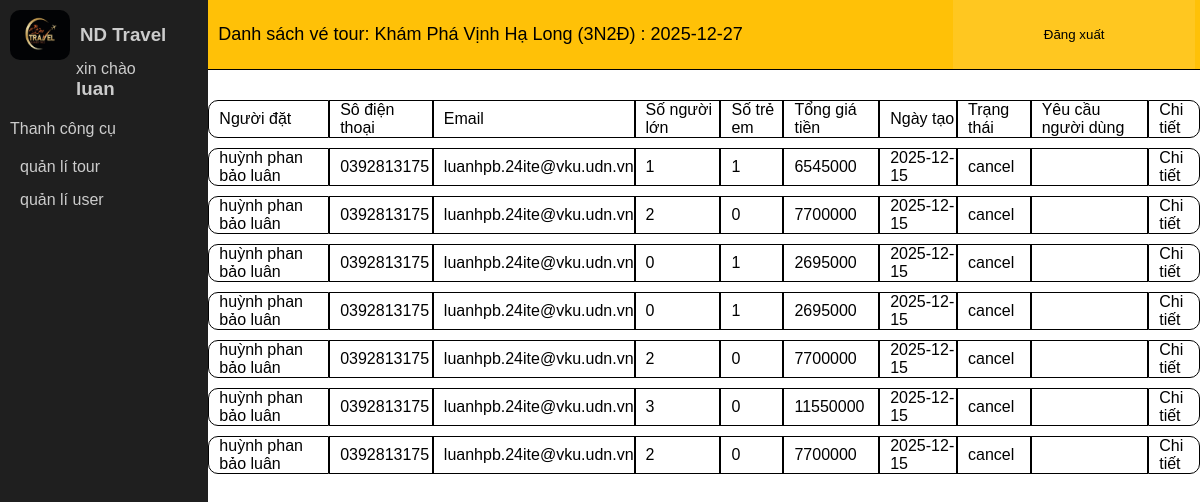
Page /index.php?controller=booking&action=listByTour&id=35 (signed in) on the committed database.
### tables this page shows
CREATE TABLE `tour` (
  `tourID` int(11) NOT NULL,
  `tiltle` varchar(255) NOT NULL,
  `description` text NOT NULL,
  `image` varchar(255) NOT NULL,
  `quantity` int(11) NOT NULL,
  `priceAdutls` double NOT NULL,
  `priceChildren` double NOT NULL,
  `destination` varchar(255) NOT NULL,
  `availability` tinyint(1) NOT NULL,
  `itinerary` varchar(255) NOT NULL,
  `departurePoint` varchar(255) NOT NULL,
  `startDate` date NOT NULL,
  `endDate` date NOT NULL,
  `region` varchar(50) NOT NULL
);

CREATE TABLE `booking` (
  `bookingID` int(11) NOT NULL,
  `scheduleID` int(11) NOT NULL,
  `userID` int(11) NOT NULL,
  `bookingDate` date NOT NULL DEFAULT current_timestamp(),
  `numAdutls` int(11) NOT NULL,
  `numChildren` int(11) NOT NULL,
  `totalPrice` double NOT NULL,
  `bookingStatus` varchar(255) NOT NULL,
  `specialRequest` varchar(255) DEFAULT NULL
);

CREATE TABLE `user` (
  `userID` int(11) NOT NULL,
  `userName` varchar(50) NOT NULL,
  `fullName` varchar(255) NOT NULL,
  `passWord` varchar(255) NOT NULL,
  `email` varchar(50) NOT NULL,
  `phoneNumber` varchar(15) NOT NULL,
  `address` varchar(255) DEFAULT NULL,
  `ipAdress` varchar(50) NOT NULL,
  `isActive` tinyint(1) NOT NULL DEFAULT 1,
  `status` enum('d','b') NOT NULL COMMENT 'b: ban , d: xoá',
  `createdDate` timestamp NOT NULL DEFAULT current_timestamp() ON UPDATE current_timestamp(),
  `updateDate` datetime DEFAULT current_timestamp() ON UPDATE current_timestamp(),
  `token` varchar(4) NOT NULL,
  `verified` tinyint(1) NOT NULL COMMENT '0 chưa xác thực tài khoản'
);

### core/baseController.php (called while the page is built, shortened)
<?php
 class baseController{
    protected function renderView($view,$data=[]){
        extract($data);
        require_once 'views/layouts-part/'.$view.'.php';
    }
 }

### controllers/BookingController.php (called while the page is built, shortened)
<?php
class BookingController extends baseController{
    public function listByTour($scheduleID)
{
    $bookingModel = new BookingModel();
    $tourModel = new TourModel();
    $bookings = $bookingModel->userByTourID($scheduleID);
    $tourIDArr = $tourModel->getTourID($scheduleID);
    $tourID = $tourIDArr['tourID'];
    $scheduleArr = $tourModel->getStartDate($scheduleID);
    $startDate = $scheduleArr['start_date'];
    $tour = $tourModel->getTourById((int)$tourID);
    $this->renderView('bookingListByTour', [
        'date' =>$startDate,
         'tour' => $tour,
        'bookings' => $bookings,
    ]);
}
}

### index.php (called while the page is built, shortened)
<?php
require_once 'configs/database.php';
require_once 'core/coreModel.php';
require_once 'core/baseController.php';
require_once 'core/router.php';

### configs/database.php (called while the page is built, shortened)
<?php
 class database{
    private static $conn;
    public static function connectPDO() {
        try {
    if(class_exists('PDO')){
         $options = array(
        PDO::MYSQL_ATTR_INIT_COMMAND => "SET NAMES utf8",
        PDO::ATTR_ERRMODE => PDO::ERRMODE_EXCEPTION,
    );
    $dsn =_DRIVER.":host="._HOST."; dbname="._DB;
    self::$conn = new PDO ($dsn,_USER,_PASS,$options);
} } catch(Exception $ex) {
    echo "loi ket noi ". $ex -> getMessage();
}
return self::$conn;
    }
 }

### core/coreModel.php (called while the page is built, shortened)
<?php
 class coreModel
 {
   public function __construct()
   {
      $this->conn = database::connectPDO();
   }
}

### models/TourModel.php (called while the page is built, shortened)
<?php
class TourModel extends coreModel{
    public function getTourById($id) {
        $sql = "SELECT * FROM tour WHERE tourID = :id";
        $stm = $this->conn->prepare($sql);
        $stm->execute(['id' => $id]);
        return $stm->fetch(PDO::FETCH_ASSOC);
    }
        public function getTourID($id) {
         $sql = "SELECT tourID FROM tour_schedule WHERE scheduleID = :id";
        $stm = $this->conn->prepare($sql);
        $stm->execute(['id' => $id]);
        return $stm->fetch(PDO::FETCH_ASSOC);
        }
}

### models/BookingModel.php (called while the page is built, shortened)
<?php
class BookingModel extends coreModel{
public function userByTourID($tourID) {
        $sql = "
        SELECT
            b.*,
            s.tourID,
            s.start_date,
            s.max_slots,
            s.available_slots,
            u.fullName,
            u.phoneNumber,
            u.email,
            u.address,
            t.tiltle AS tour_title,
            t.priceAdutls,
            t.priceChildren
        FROM booking b
        LEFT JOIN tour_schedule s ON b.scheduleID = s.scheduleID
        LEFT JOIN tour t   ON s.tourID = t.tourID
        LEFT JOIN user u   ON b.userID = u.userID
        WHERE s.scheduleID = ?
        ORDER BY b.bookingDate DESC
    ";
    $stmt = $this->conn->prepare($sql);
    $stmt->execute([$tourID]);
    return $stmt->fetchAll(PDO::FETCH_ASSOC);
    }
}

### views/layouts-part/bookingListByTour.php (the view)
<?php require __DIR__ . '/../part/slider.php' ?>
<div class="admin-right">
    <div class="admin-right-top row">
        <p>Danh sách vé tour: <?= htmlspecialchars($tour['tiltle']) ?> : <?= $date ?></p>
        <button><a href="index.php?controller=login&action=logout">Đăng xuất</a></button>
    </div>
    <div class="admin-right-bottom">
        <table>
            <tr>
                <td>Người đặt</td>
                <td>Sô điện thoại</td>
                <td>Email</td>
                <td>Số người lớn</td>
                <td>Số trẻ em</td>
                <td>Tổng giá tiền</td>
                <td>Ngày tạo</td>
                <td>Trạng thái</td>
                <td>Yêu cầu người dùng</td>
                <td>Chi tiết</td>
            </tr>
            <?php if (!empty($bookings)): ?>
            <?php foreach ($bookings as $b): ?>
            <tr>
                <td><?= $b['fullName'] ?></td>
                <td><?= $b['phoneNumber'] ?></td>
                <td><?= $b['email']  ?></td>
                <td><?= $b['numAdutls'] ?></td>
                <td><?= $b['numChildren'] ?></td>
                <td><?= $b['totalPrice'] ?></td>
                <td><?= $b['bookingDate'] ?></td>
                <td><?= $b['bookingStatus'] ?></td>
                <td><?= $b['specialRequest'] ?></td>
                <td>
                    <a href="index.php?controller=booking&action=bookingDetails&id=<?= $b['bookingID'] ?>">Chi tiết</a>
                </td>
            </tr>
            <?php endforeach; ?>
            <?php else: ?>
            <tr>
                <td colspan="7">Tour này chưa có ai đặt</td>
            </tr>
            <?php endif; ?>
        </table>
    </div>
</div>
</div>
</body>
</html>

### public/asset/css/sidebar.css (style rules this page uses)
* { margin: 0; padding: 0; box-sizing: border-box; }
.row { display: flex; }
a { text-decoration: none; color: black; }
.admin-right { flex: 5; }
.admin-right-top { height: 70px; background-color: #ffc107; border-bottom: 1px solid black; align-items: center; }
.admin-right-top p { flex: 3; padding: 10px 10px; font-size: 18px; }
.admin-right-top button { height: 100%; background-color: rgba(255, 255, 255, 0.1); border: none; flex: 1; margin-right: 5px; }
.admin-right-bottom { margin-top: 20px; }
.admin-right-bottom table { width: 100%; border-spacing: 0 10px; border-collapse: separate; }
.admin-right-bottom table tr td { padding-left: 10px; border: 1px solid black; }
.admin-right-bottom table tr td:first-child { border-top-left-radius: 10px; border-bottom-left-radius: 10px; }
.admin-right-bottom table tr td:last-child { border-top-right-radius: 10px; border-bottom-right-radius: 10px; }

### public/asset/css/admin.css (style rules this page uses)
* { margin: 0; padding: 0; box-sizing: border-box; font-family: Arial, Helvetica, sans-serif; color: black; }
a { text-decoration: none; }

### rows in the picture
tour: tiltle "Khám Phá Vịnh Hạ Long (3N2Đ)"
booking: userID.fullName "huỳnh phan bảo luân", userID.phoneNumber "0392813175", userID.email "luanhpb.24ite@vku.udn.vn", numAdutls "1", numChildren "1", totalPrice "6545000", bookingDate "2025-12-15", bookingStatus "cancel"
booking: userID.fullName "huỳnh phan bảo luân", userID.phoneNumber "0392813175", userID.email "luanhpb.24ite@vku.udn.vn", numAdutls "2", numChildren "0", totalPrice "7700000", bookingDate "2025-12-15", bookingStatus "cancel"
booking: userID.fullName "huỳnh phan bảo luân", userID.phoneNumber "0392813175", userID.email "luanhpb.24ite@vku.udn.vn", numAdutls "0", numChildren "1", totalPrice "2695000", bookingDate "2025-12-15", bookingStatus "cancel"
booking: userID.fullName "huỳnh phan bảo luân", userID.phoneNumber "0392813175", userID.email "luanhpb.24ite@vku.udn.vn", numAdutls "0", numChildren "1", totalPrice "2695000", bookingDate "2025-12-15", bookingStatus "cancel"
booking: userID.fullName "huỳnh phan bảo luân", userID.phoneNumber "0392813175", userID.email "luanhpb.24ite@vku.udn.vn", numAdutls "2", numChildren "0", totalPrice "7700000", bookingDate "2025-12-15", bookingStatus "cancel"
booking: userID.fullName "huỳnh phan bảo luân", userID.phoneNumber "0392813175", userID.email "luanhpb.24ite@vku.udn.vn", numAdutls "3", numChildren "0", totalPrice "11550000", bookingDate "2025-12-15", bookingStatus "cancel"
booking: userID.fullName "huỳnh phan bảo luân", userID.phoneNumber "0392813175", userID.email "luanhpb.24ite@vku.udn.vn", numAdutls "2", numChildren "0", totalPrice "7700000", bookingDate "2025-12-15", bookingStatus "cancel"

### other values in the picture
$admin['userName'] "luan"
$date "2025-12-27"
